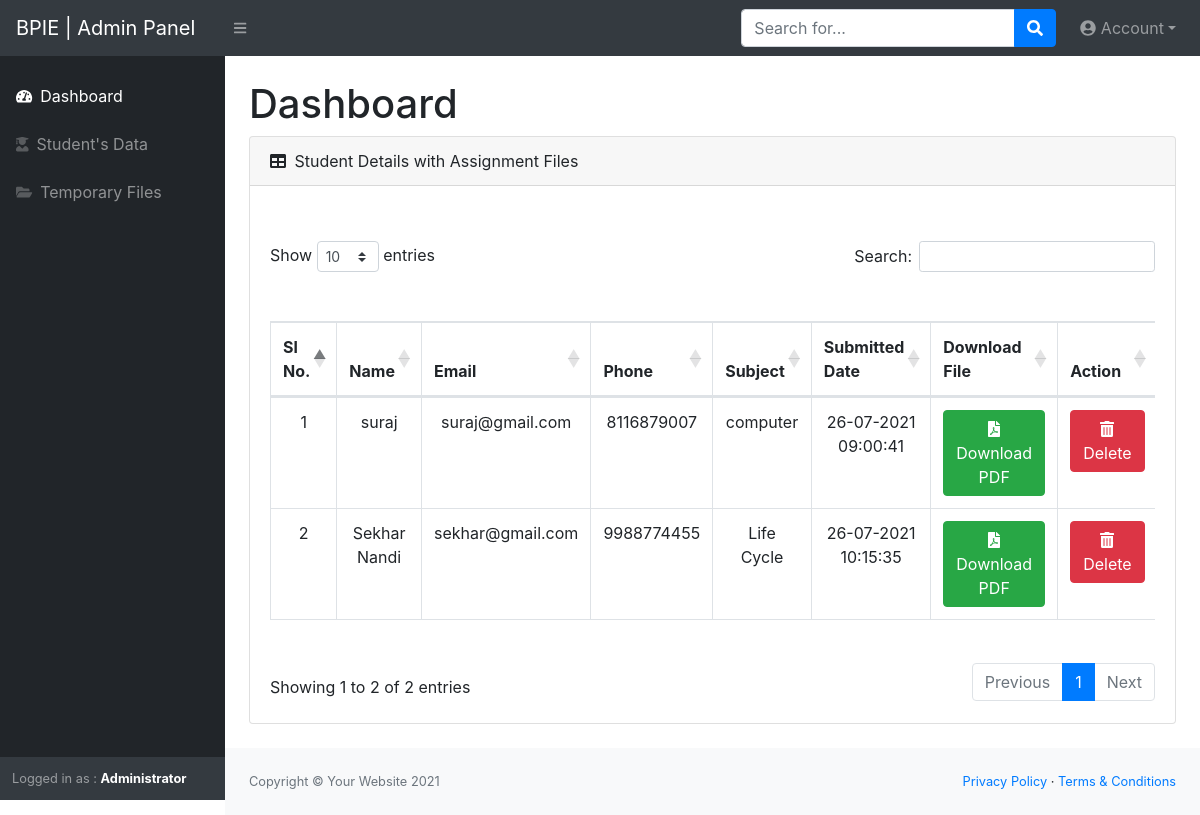
Screenshot of /admin/dashboard.php (signed in) with the database file from the repository.
### tables this page shows
CREATE TABLE `users` (
  `id` int(11) NOT NULL,
  `name` varchar(255) NOT NULL,
  `email` varchar(255) NOT NULL,
  `phone` varchar(255) NOT NULL,
  `subject` varchar(255) NOT NULL,
  `document` varchar(255) NOT NULL,
  `message` varchar(255) NOT NULL,
  `status` enum('A','D') NOT NULL DEFAULT 'A' COMMENT 'A-Active, D-Deactivate',
  `submitted_date` datetime DEFAULT current_timestamp()
);

### admin/dashboard.php (the view, shortened to what this page needs)
<?php
include('../config/connection.php');
require('./header.php');
require('./navbar.php');
$sql = "select * from users where status='A'";
$result = mysqli_query($conn, $sql);
?>
<div id="layoutSidenav_content">
    <main>
        <div class="container-fluid">
            <h1 class="mt-4">Dashboard</h1>
            <div class="card mb-4">
                <div class="card-header">
                    <i class="fas fa-table mr-1"></i>
                    Student Details with Assignment Files
                </div>
                <div class="card-body">
                    <div class="table-responsive">
                        <table class="table table-bordered" id="dataTable" width="100%" cellspacing="0">
                            <thead>
                                <tr style="text-align: center;">
                                    <th>Sl No.</th>
                                    <th>Name</th>
                                    <th>Email</th>
                                    <th>Phone</th>
                                    <th>Subject</th>
                                    <th>Submitted Date</th>
                                    <th>Download File</th>
                                    <th>Action</th>
                                </tr>
                            </thead>
                            <tbody>
                                <?php
                                $i = 1;
                                while ($row = mysqli_fetch_array($result)) { ?>
                                    <tr style="text-align: center;">
                                        <td><?php echo $i++; ?></td>
                                        <td><?php echo $row['name']; ?></td>
                                        <td><?php echo $row['email']; ?></td>
                                        <td><?php echo $row['phone']; ?></td>
                                        <td><?php echo $row['subject']; ?></td>
                                        <td><?php echo date("d-m-Y h:i:s", strtotime($row['submitted_date'])); ?></td>
                                        <td><a class="btn btn-success" href="../uploads/<?php echo $row['document']; ?>" target="_blank"><i class="fas fa-file-pdf"></i> Download PDF</a></td>
                                        <td><a id="" class="btn btn-danger delete-confirm" href="?id=<?php echo $row['id']; ?>&type=delete"><i class="fas fa-trash-alt"></i> Delete</a></td>
                                    </tr>
                                <?php } ?>
                            </tbody>
                        </table>
                    </div>
                </div>
            </div>
        </div>
    </main>
    <?php require('./footer.php'); ?>

### rows the page displays
users: name "suraj", email "suraj@gmail.com", phone "8116879007", subject "computer", submitted_date "26-07-2021 09:00:41"
users: name "Sekhar Nandi", email "sekhar@gmail.com", phone "9988774455", subject "Life Cycle", submitted_date "26-07-2021 10:15:35"

### other values shown
$_SESSION['name'] "Administrator"
